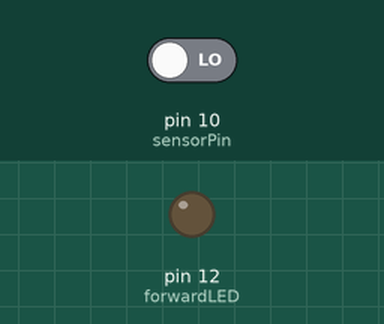
The sketch below on a simulated Arduino Uno, built with avr-gcc and run on an emulated ATmega328P. On the bench: output pins drawn as LEDs (lit = HIGH). Inputs (shaded band) come from the test bench; at power-on: pin 10 (sensorPin) LOW.

Above: at 1.2 s.
1.3 s: pin 10 (sensorPin) driven HIGH
At 2.5 s:
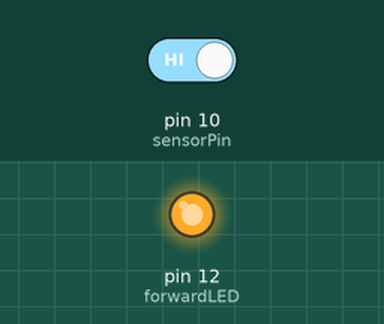
2.8 s: pin 10 (sensorPin) driven LOW
At 3.7 s:
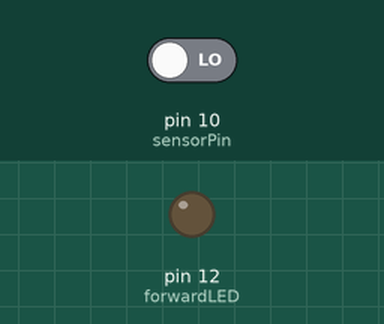
Timing chart, 0 to 5.8 s (numbered marks = the images above; inputs shaded):
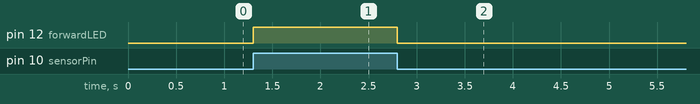

Measured:
- after the input at 1.3 s, pin 12 (forwardLED): LOW → HIGH at once
- after the input at 2.8 s, pin 12 (forwardLED): HIGH → LOW at once

The sketch:

TILT_SWITCH.ino
```cpp
/*
 INSTITUTO FEDERAL DE GOIAS - IFG CAMPUS GOIANIA
 FUNÇÃO: é um sensor de inclinação.
 ESTAGIARIOS: RHAMON LUCAS V. COSTA e ISABELA R. DE OLIVEIRA
 DATA: 31/10/2022
 https://electrosome.com/interfacing-mercury-tilt-switch-arduino-uno/
 */

int sensorPin = 10;
int forwardLED = 12;


void setup() {
  pinMode(sensorPin, INPUT);
  pinMode(forwardLED, OUTPUT);

}

void loop() {
  int read = digitalRead(sensorPin);

  if (read == HIGH) {
    digitalWrite(forwardLED, HIGH);

  }

  if (read == LOW) {

    digitalWrite(forwardLED, LOW);
  }
}
```
